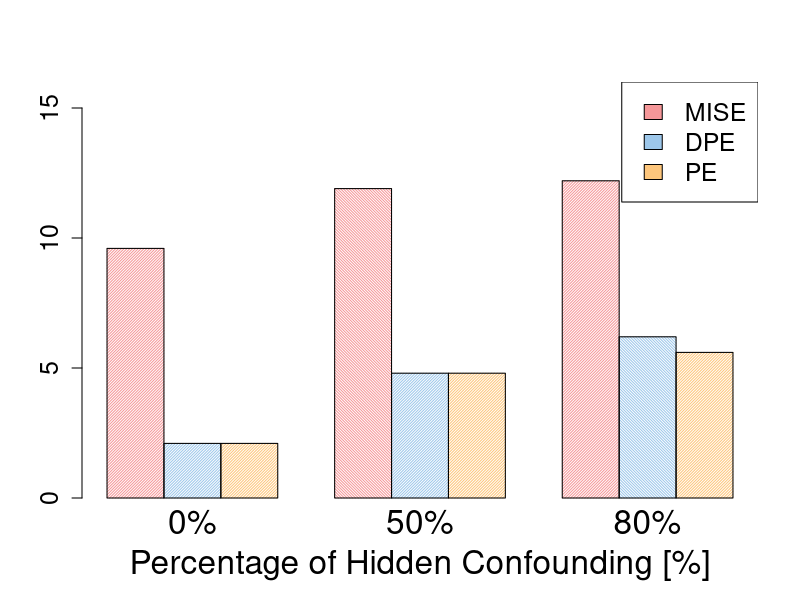

The R source for this figure:
# Copyright (C) 2019  Patrick Schwab, ETH Zurich
#
# Permission is hereby granted, free of charge, to any person obtaining a copy of this software and associated
# documentation files (the "Software"), to deal in the Software without restriction, including without limitation
# the rights to use, copy, modify, merge, publish, distribute, sublicense, and/or sell copies of the Software,
# and to permit persons to whom the Software is furnished to do so, subject to the following conditions:
#
# The above copyright notice and this permission notice shall be included in all copies or substantial portions
#  of the Software.
#
# THE SOFTWARE IS PROVIDED "AS IS", WITHOUT WARRANTY OF ANY KIND, EXPRESS OR IMPLIED, INCLUDING BUT NOT LIMITED
# TO THE WARRANTIES OF MERCHANTABILITY, FITNESS FOR A PARTICULAR PURPOSE AND NONINFRINGEMENT. IN NO EVENT SHALL
# THE AUTHORS OR COPYRIGHT HOLDERS BE LIABLE FOR ANY CLAIM, DAMAGES OR OTHER LIABILITY, WHETHER IN AN ACTION OF
# CONTRACT, TORT OR OTHERWISE, ARISING FROM, OUT OF OR IN CONNECTION WITH THE SOFTWARE OR THE USE OR OTHER
# DEALINGS IN THE SOFTWARE.

# {9.6} $\pm$ 0.0 &  {2.1} $\pm$ 0.4 & {2.1} $\pm$ 0.1 (0%)
# {11.9} $\pm$ 0.2 & {4.8} $\pm$ 1.8 & {4.8} $\pm$ 2.8 (50%)
# {12.2} $\pm$ 0.2 & {6.2} $\pm$ 2.6 & {5.6} $\pm$ 6.3 (90%)

# The following numbers were extracted from the finished experiments using run_results.sh.
mise <- c(9.6, 11.9, 12.2)
dpe <- c(2.1, 4.8, 6.2)
pe <- c(2.1, 4.8, 5.6)

data <- t(cbind(mise, dpe, pe))
# data <- t(apply(data, 1, function(x)(x/(max(x)))))
rownames(data) <- c("MISE", "DPE", "PE")
colnames(data) <- c("0%", "50%", "80%")

colors <- c('#F59799', '#9DC7EA', '#FDC67C') #, '#666666')

pdf("confounding.pdf", width=10, height=5)
plt = barplot(data, 
        col=colors , 
        density=c(50, 50, 50, 50),
        angle=c(45, 45, 45, -45),
        ylim=c(0, 16),
        beside=T, xlab="Percentage of Hidden Confounding [%]", 
        cex.axis=1.5, cex=2, cex.lab=2)
legend("topright", legend=rownames(data), cex=1.5,
       fill=colors, bty="o")

dev.off()